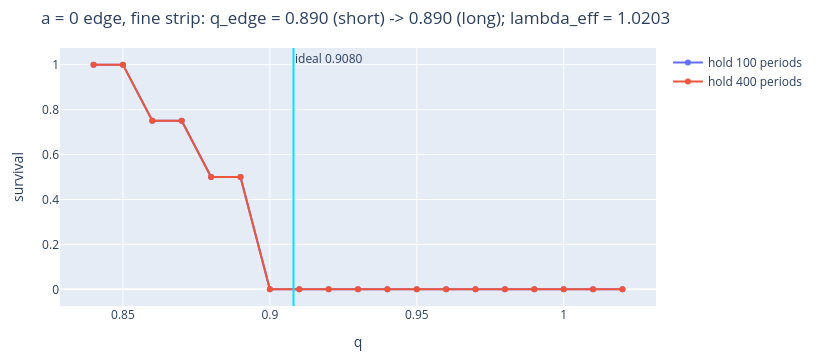

Notebook code cell kept with this figure:
### Markdown cell above
## Interrogating the edge: hold time, grid, and what the offset measures

Three effects separate the flown edge from the ideal teal curve, and each
is measurable:

1. **Rendering** — half a grid step of pure drawing (cells centered on
   samples). Not physics.
2. **Finite hold** — the instability growth rate goes to **zero at the
   boundary**, so an ion just outside it diverges *slowly*: slowly enough
   to survive a short hold and be counted stable. A longer hold sharpens
   the edge. **Why that follows from the math:** the characteristic curve
   is where the growth exponent crosses zero, so points near it grow like
   $e^{\mu t}$ with tiny $\mu$ — so the hold time sets the resolution.
3. **The real field** — these cylindrical rods are not ideal hyperbolas.
   (Their measured $R/r_0$ is printed in Stage B. The classic
   best-approximation ratio is $1.148$, ion_playground's `ROD_RATIO`.)
   Their effective quadrupole strength
   rescales where the true edge sits in nominal $q$. After removing 1 and
   2, what remains is a **measurement of the rod-field imperfection**:

**Eqn #11**

$$\lambda_{\text{eff}} \;=\; \frac{q_{\text{edge, theory}}}
   {q_{\text{edge, flown}}}.$$

The cell flies a **fine strip** along $a = 0$ (ten times finer than the
map) at a short and a long hold, and extracts $\lambda_{\text{eff}}$
from the long-hold edge.

### Code cell
# ---- Parameters of the fine strip -- change to suit your system ----------
Q_STRIP    = np.arange(0.84, 1.021, 0.01)   # 10x finer than the map
HOLD_SHORT = 100                            # periods (the map's hold)
HOLD_LONG  = 400                            # patience = resolution

t0 = time.time()
survival_short_hold = np.array([survival_at(0.0, q, HOLD_SHORT) for q in Q_STRIP])
survival_long_hold  = np.array([survival_at(0.0, q, HOLD_LONG)  for q in Q_STRIP])
print(f"fine strip: {2*len(Q_STRIP)} points in {time.time()-t0:.0f} s")

def edge_of(surv):
    i = int(np.argmax(surv < 0.5))
    return float(Q_STRIP[i-1] + (Q_STRIP[i]-Q_STRIP[i-1]) *
                 (surv[i-1]-0.5)/max(surv[i-1]-surv[i], 1e-9))
q_edge_short_hold, q_edge_long_hold = edge_of(survival_short_hold), edge_of(survival_long_hold)
lambda_eff = Q_EDGE_TH / q_edge_long_hold
fig_strip = go.Figure()
fig_strip.add_scatter(x=Q_STRIP, y=survival_short_hold, mode="lines+markers",
                  name=f"hold {HOLD_SHORT} periods")
fig_strip.add_scatter(x=Q_STRIP, y=survival_long_hold, mode="lines+markers",
                  name=f"hold {HOLD_LONG} periods")
fig_strip.add_vline(x=Q_EDGE_TH, line=dict(color="#00e5ff", width=2),
                annotation_text="ideal 0.9080")
fig_strip.update_layout(title=f"a = 0 edge, fine strip: q_edge = {q_edge_short_hold:.3f} "
                          f"(short) -> {q_edge_long_hold:.3f} (long); lambda_eff = "
                          f"{lambda_eff:.4f}",
                    xaxis_title="q", yaxis_title="survival",
                    width=820, height=360,
                    margin=dict(l=60, r=20, t=48, b=50))
moved = abs(q_edge_long_hold - q_edge_short_hold) >= 0.005
print(f"flown edge: {q_edge_short_hold:.3f} at {HOLD_SHORT} periods -> {q_edge_long_hold:.3f} at "
      f"{HOLD_LONG} periods "
      + ("(a longer hold moves the edge — the finite-hold bias was real "
         "at this resolution)" if moved else
         "(unchanged at this resolution: the finite-hold bias is below "
         "0.01 in q here — the remaining offset is the FIELD, not "
         "patience)"))
print(f"lambda_eff = {Q_EDGE_TH:.4f}/{q_edge_long_hold:.3f} = {lambda_eff:.4f} — the "
      "measured effective-field scale of these cylindrical, voxelized "
      "rods relative to an ideal hyperbolic quadrupole")
fig_strip

### Figure 1 — Plotly figure (JSON) as saved in the notebook; plotly's stock layout.template omitted (floating-point values rounded to 4 significant figures)
{"data": [{"mode": "lines+markers", "name": "hold 100 periods", "type": "scatter", "x": [0.84, 0.85, 0.86, 0.87, 0.88, 0.89, 0.9, 0.91, 0.92, 0.93, 0.94, 0.95, 0.96, 0.97, 0.98, 0.99, 1.0, 1.01, 1.02], "y": [1.0, 1.0, 0.75, 0.75, 0.5, 0.5, 0.0, 0.0, 0.0, 0.0, 0.0, 0.0, 0.0, 0.0, 0.0, 0.0, 0.0, 0.0, 0.0]}, {"mode": "lines+markers", "name": "hold 400 periods", "type": "scatter", "x": [0.84, 0.85, 0.86, 0.87, 0.88, 0.89, 0.9, 0.91, 0.92, 0.93, 0.94, 0.95, 0.96, 0.97, 0.98, 0.99, 1.0, 1.01, 1.02], "y": [1.0, 1.0, 0.75, 0.75, 0.5, 0.5, 0.0, 0.0, 0.0, 0.0, 0.0, 0.0, 0.0, 0.0, 0.0, 0.0, 0.0, 0.0, 0.0]}], "layout": {"annotations": [{"showarrow": false, "text": "ideal 0.9080", "x": 0.908, "xanchor": "left", "xref": "x", "y": 1, "yanchor": "top", "yref": "y domain"}], "height": 360, "margin": {"b": 50, "l": 60, "r": 20, "t": 48}, "shapes": [{"line": {"color": "#00e5ff", "width": 2}, "type": "line", "x0": 0.908, "x1": 0.908, "xref": "x", "y0": 0, "y1": 1, "yref": "y domain"}], "title": {"text": "a = 0 edge, fine strip: q_edge = 0.890 (short) -> 0.890 (long); lambda_eff = 1.0203"}, "width": 820, "xaxis": {"title": {"text": "q"}}, "yaxis": {"title": {"text": "survival"}}}}
